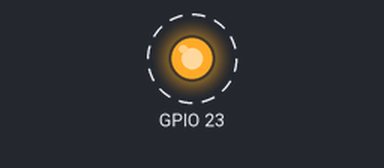
A program run on a simulated Raspberry Pi (BCM pin numbers). Parts: output pins drawn as LEDs (lit = HIGH). Dashed ring = blinking. What the program prints to the terminal is not drawn.

Above: at 0.2 s.
Timing chart, 0 to 3.0 s (numbered marks = the images above):
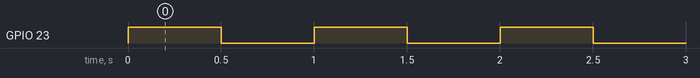

The program:

programa2.py
```python
import RPi.GPIO as GPIO
import time
import sys

GPIO.setmode(GPIO.BCM)
GPIO.setup(23, GPIO.OUT, initial=GPIO.HIGH)
GPIO.setwarnings(False)

try:
    while(True):
        GPIO.output(23, True)
        print('On')
        time.sleep(.5)
        GPIO.output(23, False)
        print('Off')
        time.sleep(.5)
except KeyboardInterrupt as e:
    print("Bye...")
    GPIO.cleanup()
    sys.exit(0)
```

Measured:
- by itself, GPIO 23: alternates HIGH for 0.50 s and LOW for 0.50 s
